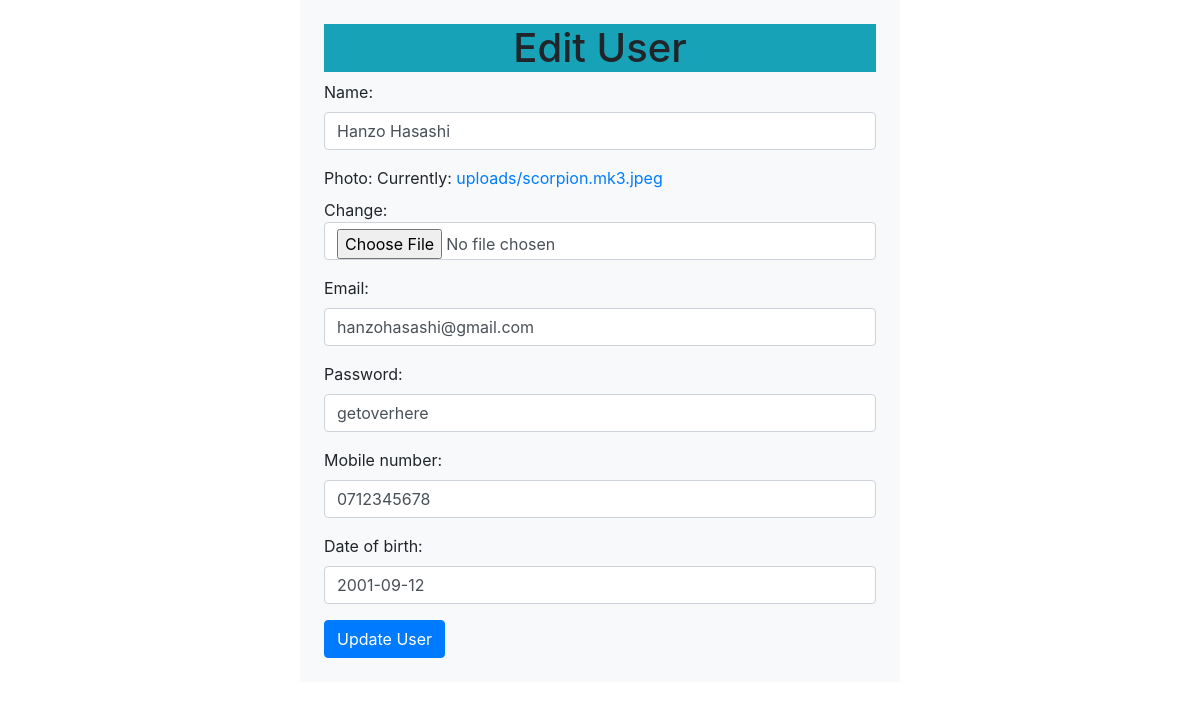
The app's page /Edit/2, older data.
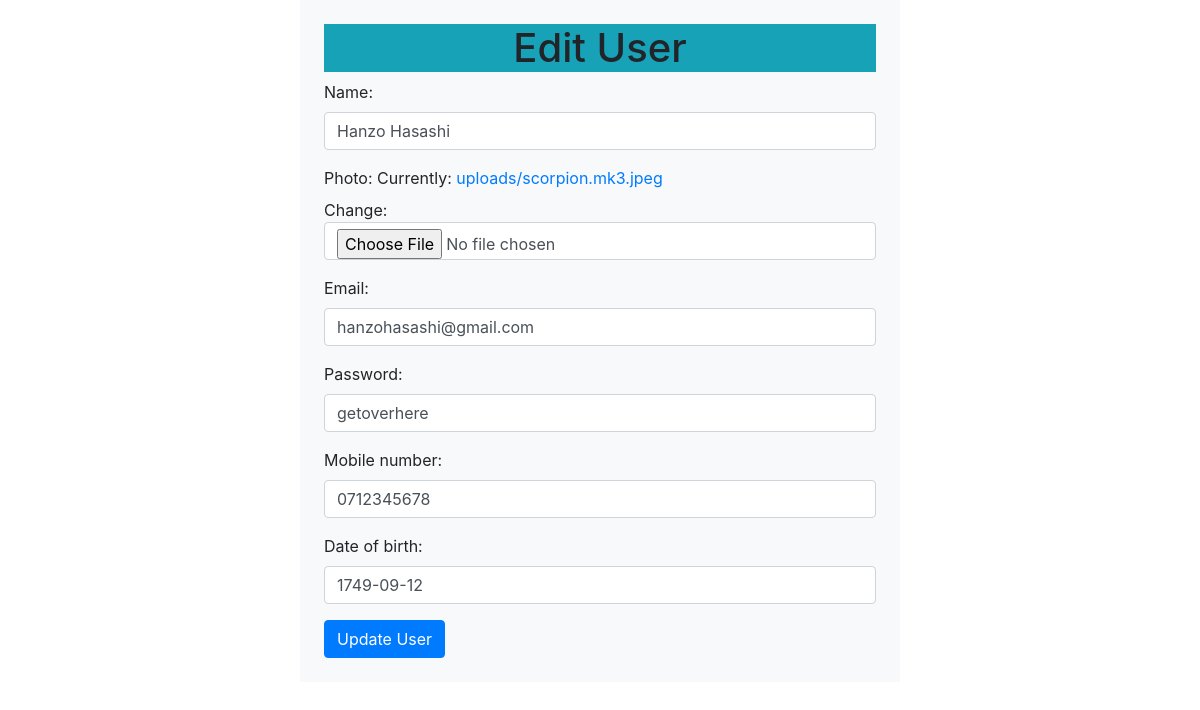
The same page, newer data.
### gappx/models.py (models this page shows, shortened)
class User(models.Model):
    name=models.CharField(max_length=30)
    photo=models.ImageField(upload_to="uploads",default="a.png")
    email=models.EmailField(unique=True)
    password = models.CharField(max_length=100)
    mobile_number = models.CharField(max_length=15)
    date_of_birth = models.DateField()

### gappx/views.py (the view)
# urls.py: path('Edit/<id>', views.EditUser),
def EditUser(request,id=None):
    one_rec=User.objects.get(pk=id)
    form=UserForm(request.POST or None,request.FILES or None, instance=one_rec)
    if form.is_valid():
        form.save()
        return redirect('/')
    mydict= {'form':form}
    return render(request,'Edit.html',context=mydict)

### gappx/forms.py
class UserForm(forms.ModelForm):
    class Meta:
        model=User
        fields =('name','photo','email','password','mobile_number','date_of_birth')
    def __init__(self, *args, **kwargs):
        super(UserForm, self).__init__(*args, **kwargs)
        for visible in self.visible_fields():
            visible.field.widget.attrs['class'] = 'form-control'

### gappx/templates/Edit.html (shortened to what this page needs)
<!DOCTYPE html>
<html lang="en">
<head>
    <link rel="stylesheet" href="https://cdn.jsdelivr.net/npm/bootstrap@4.6.1/dist/css/bootstrap.min.css">
</head>
<body>
<div class="w-50 m-auto p-4 bg-light">
<h1 class="text-center bg-info"> Edit User </h1>
    <form method="post" enctype="multipart/form-data">
        {{form.as_p}}
        <button type="submit" class="btn btn-primary">Update User</button>
    </form>
</div>
</body>
</html>

Row changes from the older to the newer data that the page shows:
changed User "Hanzo Hasashi": date_of_birth "2001-09-12" → "1749-09-12"
